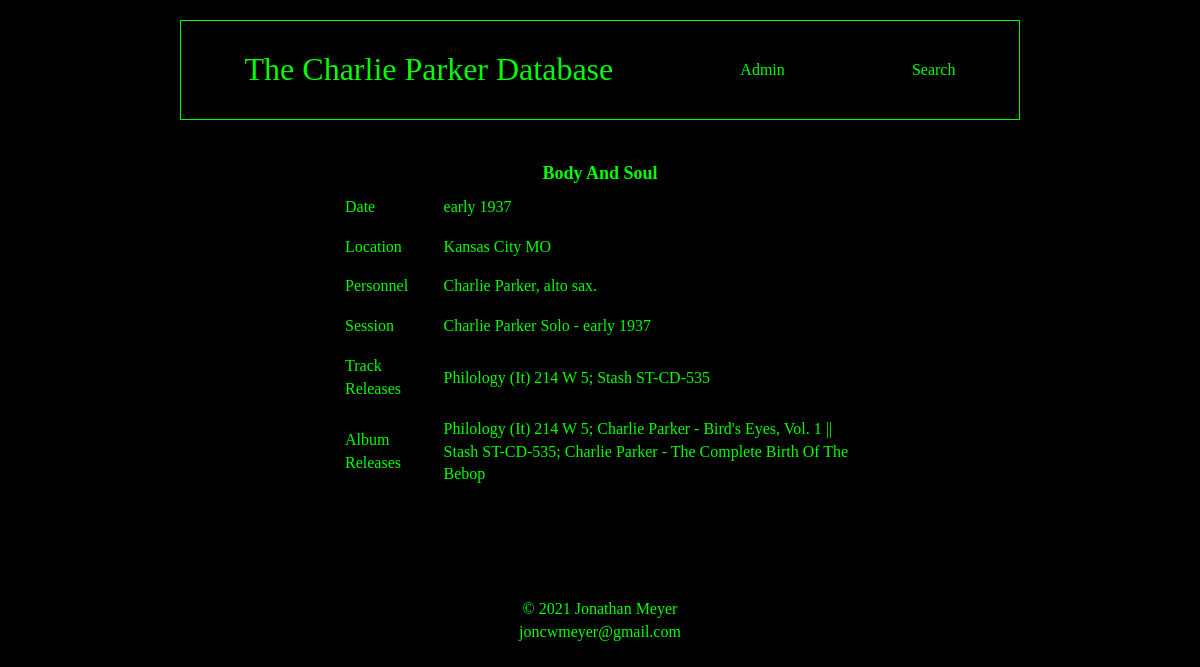
Screenshot of /version_detail/2/ with the database file from the repository.
### blog/models.py (models this page shows, shortened)
class Version(models.Model): # New version
    song = models.ForeignKey(Song, on_delete=models.PROTECT, blank=True, null=True)
    session = models.ForeignKey(Session, on_delete=models.PROTECT)
    session_song_number = models.CharField(max_length=255, blank=True, null=True)
    releases = models.CharField(max_length=2000, default="")
    version_title = models.CharField(max_length=255)
    notes = models.TextField(blank=True)
    transcription_pdf = models.FileField(upload_to='transcriptions_pdf', blank=True)
    sibelius_file = models.FileField(upload_to='sibelius_files', blank=True)
    sound_file = models.FileField(upload_to='sound_files', blank=True)
    youtube_link = models.URLField(blank=True)

class Session(models.Model):
    title = models.CharField(max_length=255)
    date = models.CharField(max_length=255, blank=True)
    location = models.TextField(blank=True)
    personnel = models.TextField(blank=True)
    album_releases = models.TextField(blank=True)
    def __str__(self):
        return f"{self.title} - {self.date}"

### blog/views.py (the view)
# urls.py: re_path(r'^version_detail/(?P<pk>\d+)/$', views.VersionDetailView.as_view(), name="version_detail"),
class VersionDetailView(generic.DetailView):
    model = models.Version
    template_name = 'blog/version_detail.html'
    def get_object(self, queryset=None):
        return models.Version.objects.get(pk=self.kwargs.get("pk"))

### blog/templates/blog/version_detail.html (shortened to what this page needs)
{% extends "blog/blog_base.html" %}
{% block content %}
  <table>
    <th colspan="2">{{ object.version_title }}</th>
    <tr>
      <td>Date</td>
      <td>{{ object.session.date }}</td>
    </tr>
    <tr>
      <td>Location</td>
      <td>{{ object.session.location }}</td>
    </tr>
    <tr>
      <td>Personnel</td>
      <td>{{ object.session.personnel }}</td>
    </tr>
    <tr>
      <td>Session</td>
      <td>{{ object.session }}</td>
    </tr>
    <tr>
      <td>Track Releases</td>
      <td>{{ object.releases }}</td>
    </tr>
    <tr>
      <td>Album Releases</td>
      <td>
        {{ object.session.album_releases }}
    </tr>
  </table><br>
{% endblock %}

### static/birdBlog/css/master.css (style rules this page uses)
body { font-family: calibri; font-size: 16px; color: lime; background-color: black; display: grid; grid-template-rows: 10em minmax(15em, auto) 10em; grid-template-columns: 10em 1fr 10em; }
tr, td { border: solid black 1px; }
th { text-align: center; font-size: large; }
td { padding: .5em; }
table { border: solid black 1px; border-spacing: 15px 5px; border: none; margin-left: auto; margin-right: auto; width: 75%; min-width: 300px; }
@media screen and (min-width: 350px) { body { grid-template-areas: "nav nav nav" "main main main" "5 footer 6" } }
@media screen and (min-width: 1000px) { body { display: grid; grid-template-areas: "1 nav 2" "3 main 4" "5 footer 6" } }

### rows the page displays
Version: version_title "Body And Soul", session "early 1937", session.location "Kansas City MO", session.personnel "Charlie Parker, alto sax.", session "Charlie Parker Solo - early 1937", releases "Philology (It) 214 W 5; Stash ST-CD-535", session.album_releases "Philology (It) 214 W 5; Charlie Parker - Bird's Eyes, Vol. 1 || Stash ST-CD-535; Charlie Parker - The Complete Birth Of The Bebop"
